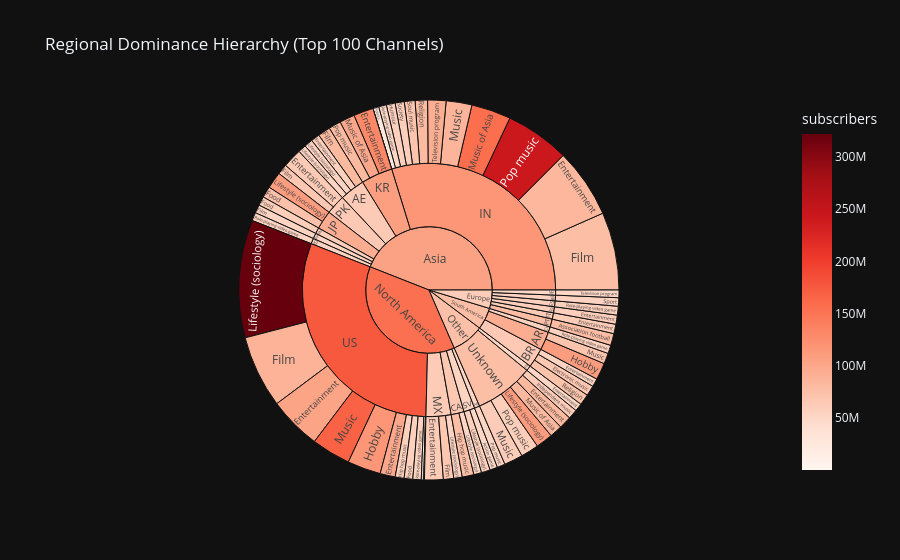

This figure's notebook cell:
### Markdown cell above
<a id='section5'></a>
## Section 5 — Geographic Market Concentration

### Code cell
country_counts = df[df['iso_alpha'] != 'UNKNOWN']['iso_alpha'].value_counts().reset_index()
country_counts.columns = ['iso_alpha', 'count']

fig = px.choropleth(country_counts, locations="iso_alpha", color="count",
                    color_continuous_scale="Reds", title="The Global Power Grid: Channel Density by Nation",
                    projection="natural earth")
fig.show()

# Clean hierarchy for Sunburst
sb_df = df.head(100).copy()
fig = px.sunburst(sb_df, path=['continent', 'country_label', 'primary_topic'], values='subscribers',
                  title="Regional Dominance Hierarchy (Top 100 Channels)", 
                  color='subscribers', color_continuous_scale='Reds')
fig.show()

### Figure 1 — Plotly figure (JSON) as saved in the notebook; plotly's stock layout.template omitted (floating-point values rounded to 4 significant figures)
{"data": [{"branchvalues": "total", "customdata": [[322000000.0], [243100000.0], [168100000.0], [156700000.0], [103700000.0], [117200000.0], [89040000.0], [15600000.0], [131000000.0], [84760000.0], [112000000.0], [111000000.0], [110000000.0], [78020000.0], [93280000.0], [100000000.0], [100000000.0], [86920000.0], [83600000.0], [83000000.0], [82300000.0], [81800000.0], [80700000.0], [78500000.0], [77300000.0], [26290000.0], [73800000.0], [63940000.0], [64500000.0], [72300000.0], [71000000.0], [70600000.0], [4870000.0], [68200000.0], [68000000.0], [67600000.0], [62170000.0], [63100000.0], [62400000.0], [60100000.0], [59900000.0], [59350000.0], [59500000.0], [58500000.0], [58300000.0], [58200000.0], [58200000.0], [57000000.0], [56800000.0], [55800000.0], [55600000.0], [55500000.0], [55300000.0], [55200000.0], [54800000.0], [54500000.0], [53400000.0], [53400000.0], [52600000.0], [51800000.0], [51300000.0], [51000000.0], [468000.0], [50300000.0], [50200000.0], [176200000.0], [117500000.0], [108000000.0], [77280000.0], [95400000.0], [95460000.0], [64340000.0], [78500000.0], [66930000.0], [63220000.0], [65580000.0], [65580000.0], [62400000.0], [59900000.0], [59500000.0], [54590000.0], [58200000.0], [55600000.0], [55200000.0], [54800000.0], [54500000.0], [52600000.0], [51800000.0], [50200000.0], [155000000.0], [105600000.0], [75210000.0], [76840000.0], [62070000.0]], "domain": {"x": [0, 1], "y": [0, 1]}, "hovertemplate": "labels=%{label}<br>subscribers_sum=%{value}<br>parent=%{parent}<br>id=%{id}<br>subscribers=%{color}<extra></extra>", "ids": ["North America/US/Lifestyle (sociology) ", "Asia/IN/Pop music ", "North America/US/Music ", "Asia/IN/Music of Asia ", "North America/US/Entertainment ", "North America/US/Hobby ", "North America/US/Film ", "North America/US/Lifestyle (sociology)", "Asia/KR/Entertainment", "Asia/IN/Entertainment ", "Other/Unknown/Lifestyle (sociology) ", "South America/AR/Hobby ", "Asia/JP/Lifestyle (sociology)", "Asia/IN/Film ", "Asia/IN/Television program ", "North America/US/Entertainment", "Asia/KR/Music of Asia ", "Asia/IN/Music ", "Other/Unknown/Music of Asia ", "Other/Unknown/Entertainment ", "Asia/AE/Film ", "Asia/IN/Religion ", "Asia/KR/Pop music ", "Europe/PT/Association football ", "North America/CA/Hip hop music ", "Asia/IN/Politics ", "Asia/JP/Food ", "North America/MX/Entertainment ", "Asia/PK/Entertainment ", "South America/BR/Religion ", "South America/AR/Music ", "Asia/IN/Soul music ", "North America/US/Pop music ", "North America/MX/Film ", "South America/BR/Electronic music ", "Asia/PK/Film ", "Other/Unknown/Music ", "Other/Unknown/Independent music ", "Europe/IT/Entertainment ", "Asia/IN/Society ", "Europe/RU/Entertainment ", "Other/Unknown/Pop music ", "Asia/VN/Food ", "North America/US/Hip hop music ", "North America/SV/Lifestyle (sociology) ", "Europe/ES/Role-playing video game ", "Asia/IN/Humour ", "Asia/AE/Entertainment ", "North America/US/Food ", "Asia/AE/Lifestyle (sociology) ", "Europe/BE/Sport ", "North America/MX/Lifestyle (sociology)", "North America/US/Role-playing video game ", "South America/CL/Role-playing video game ", "Asia/PH/Film ", "Asia/ID/Role-playing video game ", "Asia/AE/Lifestyle (sociology)", "South America/BR/Entertainment ", "North America/PR/Pop music ", "Other/TR/Entertainment ", "North America/CA/Lifestyle (sociology) ", "Asia/IN/Role-playing video game ", "Asia/IN/Sport ", "North America/SV/Action game ", "Europe/IE/Television program ", "North America/US", "Asia/IN", "Asia/KR", "Other/Unknown", "South America/AR", "Asia/JP", "Asia/AE", "Europe/PT", "North America/CA", "North America/MX", "Asia/PK", "South America/BR", "Europe/IT", "Europe/RU", "Asia/VN", "North America/SV", "Europe/ES", "Europe/BE", "South America/CL", "Asia/PH", "Asia/ID", "North America/PR", "Other/TR", "Europe/IE", "North America", "Asia", "Other", "South America", "Europe"], "labels": ["Lifestyle (sociology) ", "Pop music ", "Music ", "Music of Asia ", "Entertainment ", "Hobby ", "Film ", "Lifestyle (sociology)", "Entertainment", "Entertainment ", "Lifestyle (sociology) ", "Hobby ", "Lifestyle (sociology)", "Film ", "Television program ", "Entertainment", "Music of Asia ", "Music ", "Music of Asia ", "Entertainment ", "Film ", "Religion ", "Pop music ", "Association football ", "Hip hop music ", "Politics ", "Food ", "Entertainment ", "Entertainment ", "Religion ", "Music ", "Soul music ", "Pop music ", "Film ", "Electronic music ", "Film ", "Music ", "Independent music ", "Entertainment ", "Society ", "Entertainment ", "Pop music ", "Food ", "Hip hop music ", "Lifestyle (sociology) ", "Role-playing video game ", "Humour ", "Entertainment ", "Food ", "Lifestyle (sociology) ", "Sport ", "Lifestyle (sociology)", "Role-playing video game ", "Role-playing video game ", "Film ", "Role-playing video game ", "Lifestyle (sociology)", "Entertainment ", "Pop music ", "Entertainment ", "Lifestyle (sociology) ", "Role-playing video game ", "Sport ", "Action game ", "Television program ", "US", "IN", "KR", "Unknown", "AR", "JP", "AE", "PT", "CA", "MX", "PK", "BR", "IT", "RU", "VN", "SV", "ES", "BE", "CL", "PH", "ID", "PR", "TR", "IE", "North America", "Asia", "Other", "South America", "Europe"], "marker": {"coloraxis": "coloraxis", "colors": [322000000.0, 243100000.0, 168100000.0, 156700000.0, 103700000.0, 117200000.0, 89040000.0, 15600000.0, 131000000.0, 84760000.0, 112000000.0, 111000000.0, 110000000.0, 78020000.0, 93280000.0, 100000000.0, 100000000.0, 86920000.0, 83600000.0, 83000000.0, 82300000.0, 81800000.0, 80700000.0, 78500000.0, 77300000.0, 26290000.0, 73800000.0, 63940000.0, 64500000.0, 72300000.0, 71000000.0, 70600000.0, 4870000.0, 68200000.0, 68000000.0, 67600000.0, 62170000.0, 63100000.0, 62400000.0, 60100000.0, 59900000.0, 59350000.0, 59500000.0, 58500000.0, 58300000.0, 58200000.0, 58200000.0, 57000000.0, 56800000.0, 55800000.0, 55600000.0, 55500000.0, 55300000.0, 55200000.0, 54800000.0, 54500000.0, 53400000.0, 53400000.0, 52600000.0, 51800000.0, 51300000.0, 51000000.0, 468000.0, 50300000.0, 50200000.0, 176200000.0, 117500000.0, 108000000.0, 77280000.0, 95400000.0, 95460000.0, 64340000.0, 78500000.0, 66930000.0, 63220000.0, 65580000.0, 65580000.0, 62400000.0, 59900000.0, 59500000.0, 54590000.0, 58200000.0, 55600000.0, 55200000.0, 54800000.0, 54500000.0, 52600000.0, 51800000.0, 50200000.0, 155000000.0, 105600000.0, 75210000.0, 76840000.0, 62070000.0]}, "name": "", "parents": ["North America/US", "Asia/IN", "North America/US", "Asia/IN", "North America/US", "North America/US", "North America/US", "North America/US", "Asia/KR", "Asia/IN", "Other/Unknown", "South America/AR", "Asia/JP", "Asia/IN", "Asia/IN", "North America/US", "Asia/KR", "Asia/IN", "Other/Unknown", "Other/Unknown", "Asia/AE", "Asia/IN", "Asia/KR", "Europe/PT", "North America/CA", "Asia/IN", "Asia/JP", "North America/MX", "Asia/PK", "South America/BR", "South America/AR", "Asia/IN", "North America/US", "North America/MX", "South America/BR", "Asia/PK", "Other/Unknown", "Other/Unknown", "Europe/IT", "Asia/IN", "Europe/RU", "Other/Unknown", "Asia/VN", "North America/US", "North America/SV", "Europe/ES", "Asia/IN", "Asia/AE", "North America/US", "Asia/AE", "Europe/BE", "North America/MX", "North America/US", "South America/CL", "Asia/PH", "Asia/ID", "Asia/AE", "South America/BR", "North America/PR", "Other/TR", "North America/CA", "Asia/IN", "Asia/IN", "North America/SV", "Europe/IE", "North America", "Asia", "Asia", "Other", "South America", "Asia", "Asia", "Europe", "North America", "North America", "Asia", "South America", "Europe", "Europe", "Asia", "North America", "Europe", "Europe", "South America", "Asia", "Asia", "North America", "Other", "Europe", "", "", "", "", ""], "type": "sunburst", "values": [776500000.0, 424700000.0, 257900000.0, 261200000.0, 347800000.0, 220300000.0, 477600000.0, 15600000.0, 131000000.0, 458000000.0, 112000000.0, 111000000.0, 110000000.0, 513500000.0, 120900000.0, 100000000.0, 100000000.0, 169700000.0, 83600000.0, 83000000.0, 82300000.0, 81800000.0, 80700000.0, 78500000.0, 77300000.0, 38540000.0, 73800000.0, 123600000.0, 126300000.0, 72300000.0, 71000000.0, 70600000.0, 4870000.0, 68200000.0, 68000000.0, 67600000.0, 123600000.0, 63100000.0, 62400000.0, 60100000.0, 59900000.0, 118700000.0, 59500000.0, 58500000.0, 58300000.0, 58200000.0, 58200000.0, 57000000.0, 56800000.0, 55800000.0, 55600000.0, 55500000.0, 55300000.0, 55200000.0, 54800000.0, 54500000.0, 53400000.0, 53400000.0, 52600000.0, 51800000.0, 51300000.0, 51000000.0, 468000.0, 50300000.0, 50200000.0, 2371000000.0, 2309000000.0, 311700000.0, 584000000.0, 182000000.0, 183800000.0, 248500000.0, 78500000.0, 128600000.0, 247300000.0, 193900000.0, 193700000.0, 62400000.0, 59900000.0, 59500000.0, 108600000.0, 58200000.0, 55600000.0, 55200000.0, 54800000.0, 54500000.0, 52600000.0, 51800000.0, 50200000.0, 2908000000.0, 3415000000.0, 635800000.0, 430900000.0, 364800000.0]}], "layout": {"coloraxis": {"colorbar": {"title": {"text": "subscribers"}}, "colorscale": [[0, "rgb(255,245,240)"], [0.125, "rgb(254,224,210)"], [0.25, "rgb(252,187,161)"], [0.375, "rgb(252,146,114)"], [0.5, "rgb(251,106,74)"], [0.625, "rgb(239,59,44)"], [0.75, "rgb(203,24,29)"], [0.875, "rgb(165,15,21)"], [1, "rgb(103,0,13)"]]}, "legend": {"tracegroupgap": 0}, "title": {"text": "Regional Dominance Hierarchy (Top 100 Channels)"}}}
